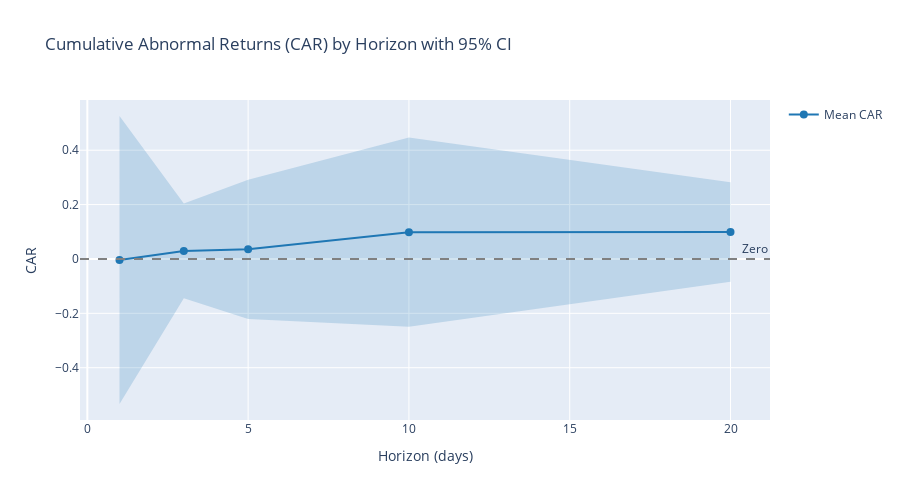

Notebook code cell kept with this figure:
### Code cell
# === 7D: CAR Chart with 95% CI ===

if 'ev_outcomes' in globals() and not ev_outcomes.empty and 'car_fwd' in ev_outcomes.columns:
    print("\n--- Generating CAR Chart with 95% CI ---")
    
    # Aggregate CAR by horizon
    car_by_horizon = []
    for H in HORIZONS:
        if H in ev_outcomes['H'].values:
            car_vals = ev_outcomes.loc[ev_outcomes['H'] == H, 'car_fwd'].dropna().values
            if len(car_vals) > 0:
                car_by_horizon.append({
                    'H': H,
                    'mean': np.mean(car_vals),
                    'median': np.median(car_vals),
                    'std': np.std(car_vals, ddof=1),
                    'n': len(car_vals)
                })
    
    if car_by_horizon:
        car_df = pd.DataFrame(car_by_horizon)
        
        # Calculate 95% CI using t-distribution
        from scipy import stats as scipy_stats
        car_df['ci_lower'] = car_df.apply(
            lambda row: row['mean'] - scipy_stats.t.ppf(0.975, row['n']-1) * row['std'] / np.sqrt(row['n']),
            axis=1
        )
        car_df['ci_upper'] = car_df.apply(
            lambda row: row['mean'] + scipy_stats.t.ppf(0.975, row['n']-1) * row['std'] / np.sqrt(row['n']),
            axis=1
        )
        
        # Create CAR chart
        fig = go.Figure()
        
        # Mean CAR line
        fig.add_trace(go.Scatter(
            x=car_df['H'],
            y=car_df['mean'],
            mode='lines+markers',
            name='Mean CAR',
            line=dict(color='#1f77b4', width=2),
            marker=dict(size=8)
        ))
        
        # 95% CI band
        fig.add_trace(go.Scatter(
            x=car_df['H'],
            y=car_df['ci_upper'],
            mode='lines',
            name='95% CI Upper',
            line=dict(color='rgba(31, 119, 180, 0.3)', width=0),
            showlegend=False
        ))
        fig.add_trace(go.Scatter(
            x=car_df['H'],
            y=car_df['ci_lower'],
            mode='lines',
            name='95% CI Lower',
            line=dict(color='rgba(31, 119, 180, 0.3)', width=0),
            fill='tonexty',
            fillcolor='rgba(31, 119, 180, 0.2)',
            showlegend=False
        ))
        
        # Zero line
        fig.add_hline(y=0, line_dash="dash", line_color="gray", annotation_text="Zero")
        
        fig.update_layout(
            title="Cumulative Abnormal Returns (CAR) by Horizon with 95% CI",
            xaxis_title="Horizon (days)",
            yaxis_title="CAR",
            height=500,
            showlegend=True
        )
        
        fig.show()
        
        # Save to artifacts
        artifacts_dir = Path("artifacts")
        artifacts_dir.mkdir(exist_ok=True)
        fig.write_html(str(artifacts_dir / "car_chart.html"))
        try:
            fig.write_image(str(artifacts_dir / "car_chart.png"), width=1200, height=500)
            print(f"✅ CAR chart saved to artifacts/")
        except Exception as e:
            print(f"⚠️ Could not save PNG: {e}")
        
        display(car_df)
    else:
        print("⚠️ No CAR data available for charting")
else:
    print("\nSkipping CAR chart (no forward outcomes with car_fwd)")

### Figure 1 — Plotly figure (JSON) as saved in the notebook; plotly's stock layout.template omitted (floating-point values rounded to 4 significant figures)
{"data": [{"line": {"color": "#1f77b4", "width": 2}, "marker": {"size": 8}, "mode": "lines+markers", "name": "Mean CAR", "type": "scatter", "x": [1, 3, 5, 10, 20], "y": [-0.003821, 0.02965, 0.03555, 0.09845, 0.09895]}, {"line": {"color": "rgba(31, 119, 180, 0.3)", "width": 0}, "mode": "lines", "name": "95% CI Upper", "showlegend": false, "type": "scatter", "x": [1, 3, 5, 10, 20], "y": [0.5259, 0.2038, 0.2918, 0.4464, 0.2822]}, {"fill": "tonexty", "fillcolor": "rgba(31, 119, 180, 0.2)", "line": {"color": "rgba(31, 119, 180, 0.3)", "width": 0}, "mode": "lines", "name": "95% CI Lower", "showlegend": false, "type": "scatter", "x": [1, 3, 5, 10, 20], "y": [-0.5336, -0.1445, -0.2207, -0.2495, -0.08426]}], "layout": {"annotations": [{"showarrow": false, "text": "Zero", "x": 1, "xanchor": "right", "xref": "x domain", "y": 0, "yanchor": "bottom", "yref": "y"}], "height": 500, "shapes": [{"line": {"color": "gray", "dash": "dash"}, "type": "line", "x0": 0, "x1": 1, "xref": "x domain", "y0": 0, "y1": 0, "yref": "y"}], "showlegend": true, "title": {"text": "Cumulative Abnormal Returns (CAR) by Horizon with 95% CI"}, "xaxis": {"title": {"text": "Horizon (days)"}}, "yaxis": {"title": {"text": "CAR"}}}}
